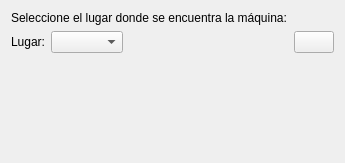
<?xml version="1.0" encoding="UTF-8"?>
<ui version="4.0">
 <class>FLugarConfig</class>
 <widget class="QWidget" name="FLugarConfig">
  <property name="geometry">
   <rect>
    <x>0</x>
    <y>0</y>
    <width>345</width>
    <height>163</height>
   </rect>
  </property>
  <property name="windowTitle">
   <string>Form</string>
  </property>
  <layout class="QGridLayout" name="gridLayout">
   <item row="0" column="0">
    <widget class="QLabel" name="label_2">
     <property name="text">
      <string>Seleccione el lugar donde se encuentra la máquina:</string>
     </property>
    </widget>
   </item>
   <item row="1" column="0">
    <layout class="QHBoxLayout" name="horizontalLayout">
     <item>
      <widget class="QLabel" name="label_4">
       <property name="text">
        <string>Lugar:</string>
       </property>
      </widget>
     </item>
     <item>
      <widget class="TComboBoxModelRecord" name="cbxLugar"/>
     </item>
     <item>
      <spacer name="horizontalSpacer_3">
       <property name="orientation">
        <enum>Qt::Horizontal</enum>
       </property>
       <property name="sizeHint" stdset="0">
        <size>
         <width>168</width>
         <height>20</height>
        </size>
       </property>
      </spacer>
     </item>
     <item>
      <widget class="QPushButton" name="btnAyudaLugar">
       <property name="maximumSize">
        <size>
         <width>40</width>
         <height>16777215</height>
        </size>
       </property>
       <property name="text">
        <string/>
       </property>
       <property name="icon">
        <iconset resource="../../app/app.qrc">
         <normaloff>:/pics/help.png</normaloff>:/pics/help.png</iconset>
       </property>
      </widget>
     </item>
    </layout>
   </item>
   <item row="2" column="0">
    <spacer name="verticalSpacer">
     <property name="orientation">
      <enum>Qt::Vertical</enum>
     </property>
     <property name="sizeHint" stdset="0">
      <size>
       <width>20</width>
       <height>83</height>
      </size>
     </property>
    </spacer>
   </item>
  </layout>
 </widget>
 <customwidgets>
  <customwidget>
   <class>TComboBoxModelRecord</class>
   <extends>QComboBox</extends>
   <header>tcomboboxmodelrecord.h</header>
  </customwidget>
 </customwidgets>
 <resources>
  <include location="../../app/app.qrc"/>
 </resources>
 <connections/>
</ui>
